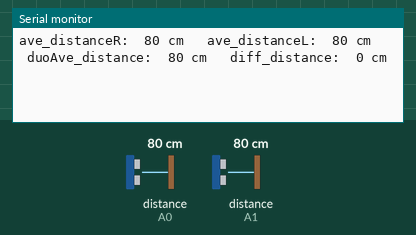
Recording of a sketch running on a simulated Arduino Uno, built with avr-gcc and run on an emulated ATmega328P. On the bench: the last lines printed to the serial monitor. The inputs (shaded band) are chosen by the test bench; at power-on: distance to the obstacle (sensors on A0, A1) 80 cm.

Above: at 1.2 s.
1.3 s: distance to the obstacle (sensor on A0) set to 2 cm
At 1.7 s:
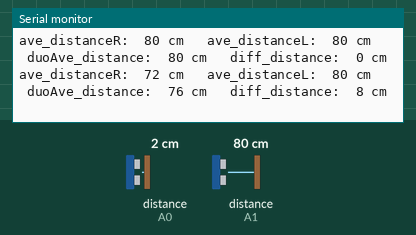
2.8 s: distance to the obstacle (sensor on A1) set to 2 cm
At 3.9 s:
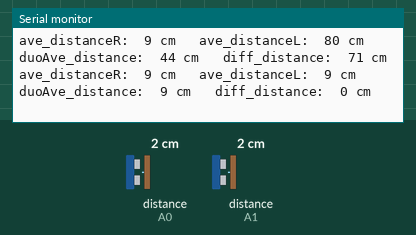
4.3 s: distance to the obstacle (sensor on A0) set to 18 cm
At 5.8 s:
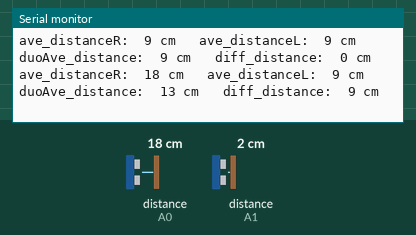
Timing chart, 0 to 7.3 s (numbered marks = the images above; inputs shaded):
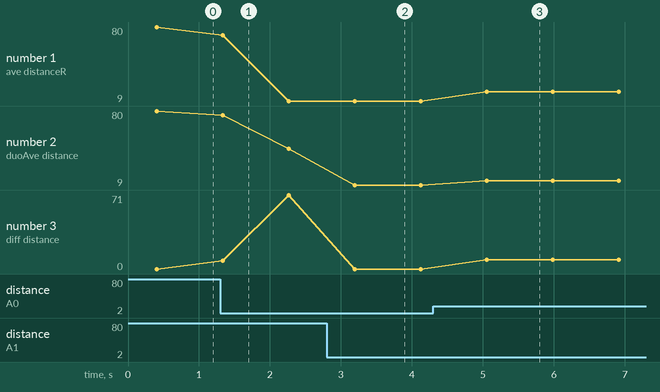

The sketch:

sharp_distance_double_sensor_100to500.ino
```cpp
#include <SharpIR.h>
#include <stdlib.h>
#define IRPin1 A0
#define IRPin2 A1
#define model 100500
int distanceR, distanceL;
int ave_distanceR, ave_distanceL;

int duoAve_distance;
int diff_distance;
SharpIR mySensorR = SharpIR(IRPin1, model);
SharpIR mySensorL = SharpIR(IRPin2, model);


void setup() {

  Serial.begin(9600);
}

void loop() {

  ave_distanceR = 0;
  ave_distanceL = 0;

  //for 迴圈，迴圈10次
  for(char i=0;i<10;i++) {
    distanceR = mySensorR.distance();
    distanceL = mySensorL.distance();


    ave_distanceR += distanceR;
    ave_distanceL += distanceL;
   }

  ave_distanceR /= 10;
  ave_distanceL /= 10;

  diff_distance = abs(ave_distanceR-ave_distanceL);
  duoAve_distance = (ave_distanceR+ave_distanceL)/2;

  Serial.print("ave_distanceR:  ");
  Serial.print(ave_distanceR);
  Serial.print(" cm");

  Serial.print("\t ave_distanceL:  ");
  Serial.print(ave_distanceL);
  Serial.print(" cm");

  Serial.print("\t duoAve_distance:  ");
  Serial.print(duoAve_distance);
  Serial.print(" cm");

  Serial.print("\t diff_distance:  ");
  Serial.print(diff_distance);
  Serial.println(" cm");


  delay(500);


  }
```

Measured:
- after the input at 1.3 s, the serial monitor: prints a new line at once (image 1)
- after the input at 2.8 s, the serial monitor: prints a new line after 0.40 s (image 2)
- after the input at 4.3 s, the serial monitor: prints a new line after 0.75 s (image 3)
- plotted number 1: 80 → 9 after the input at 1.3 s, 9 → 18 after the input at 4.3 s
- plotted number 2: 80 → 44 after the input at 1.3 s, 9 → 13 after the input at 4.3 s
- plotted number 3: 0 → 71 after the input at 1.3 s
